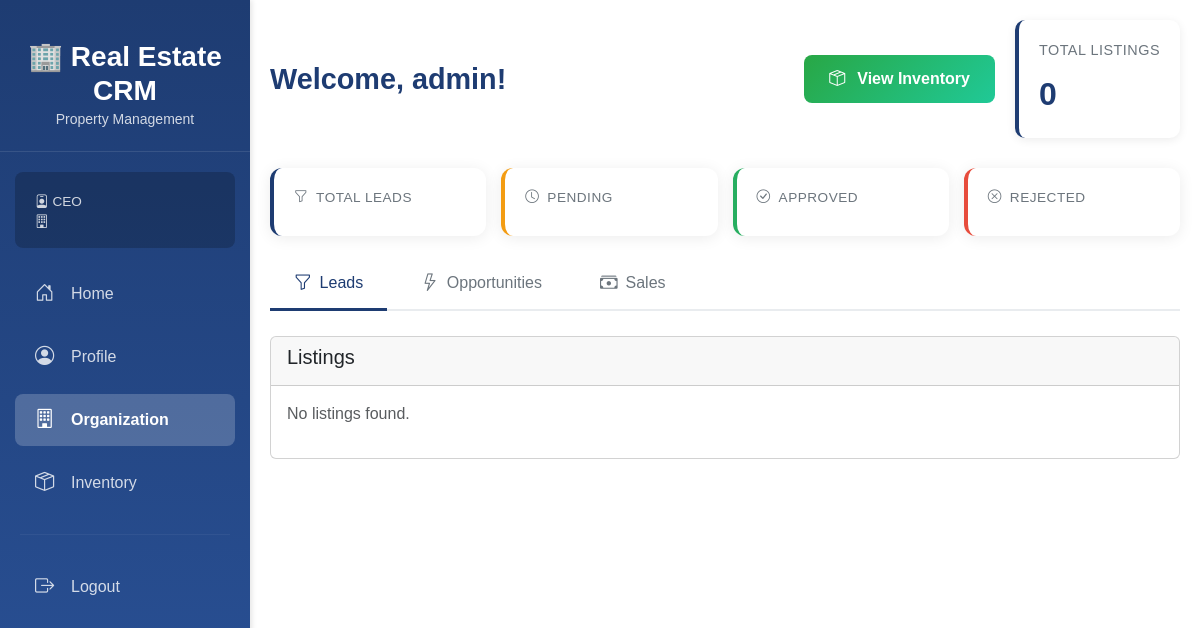
The page /dashboard/ceo/ (signed in) on the database as committed earlier.
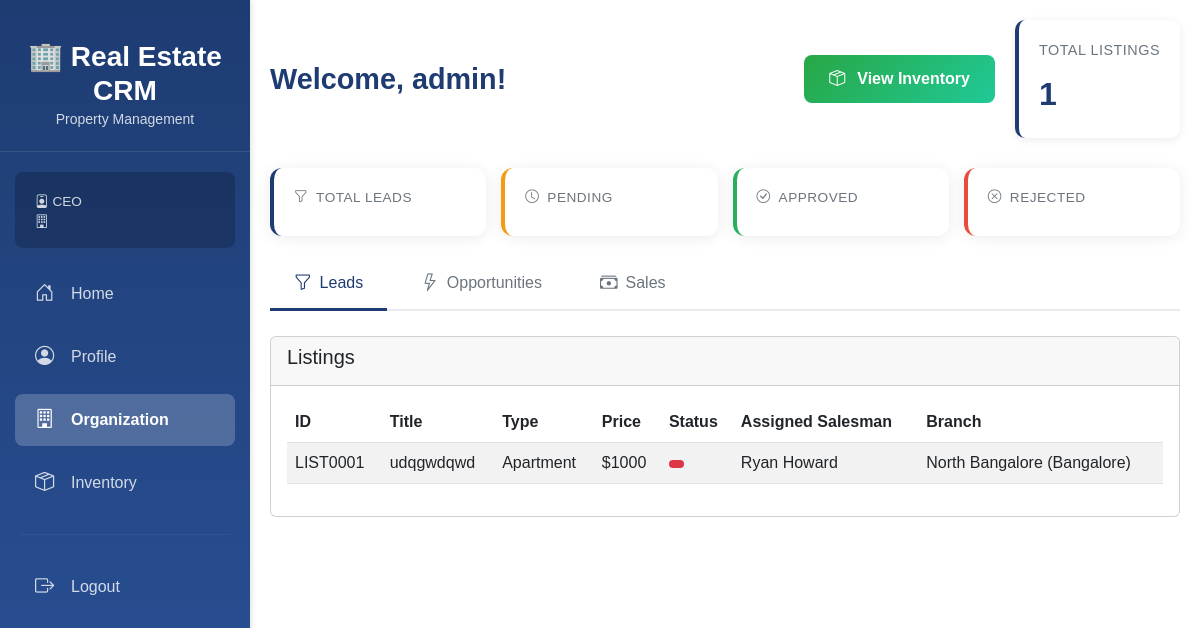
The same page on the database as committed later.
### accounts/models.py (models this page shows, shortened)
class User(AbstractUser):
    class Role(models.TextChoices):
        CEO = "CEO", "CEO",
        MANAGER = "Manager", "Manager",
        SALESMAN = "Salesman", "Salesman"
    role = models.CharField(
        max_length=20,
        choices=Role.choices,
        default=Role.SALESMAN
    )
    branch = models.ForeignKey(
        'org.Branch',
        on_delete=models.SET_NULL,
        null=True,
        blank=True,
        related_name='users'
    )
    manager = models.ForeignKey(
        'self',
        on_delete=models.SET_NULL,
        null=True,
        blank=True,
        limit_choices_to={'role': Role.MANAGER},
        related_name='salesmen'
    )

### inventory/models.py (models this page shows, shortened)
class Listing(models.Model):
    class typeChoices(models.TextChoices):
        VILLA = "Villa", "Villa"
        APARTMENT = "Apartment", "Apartment"
        WAREHOUSE = "Warehouse", "Warehouse"
        RETAIL_STORE = "Retail", "Retail Store"
        OFFICE_SPACE = "Office", "Office Space"
    class leadStatusChoices(models.TextChoices):
        PENDING = "Pending", "Pending Approval"
        REJECTED = "Rejected", "Rejected"
        APPROVED = "Approved", "Approved"
    class oppStatusChoices(models.TextChoices):
        PROSPECTING = "Prospecting", "Prospecting"
        NEGOTIATING = "Negotiating", "Negotiating"
        PENDING = "Pending", "Pending Approval"
        REJECTED = "Rejected", "Rejected"
        APPROVED = "Approved", "Approved"
    class saleStatusChoices(models.TextChoices):
        PROCESSING = "Processing", "Processing"
        CLOSED_WON = "ClosedW", "Closed Won"
        CLOSED_LOST = "ClosedL", "Closed Lost"
    id = models.CharField(max_length=10, primary_key=True)
    branch  = models.ForeignKey(
        'org.Branch',
        on_delete=models.CASCADE,
        related_name='listings'
    )
    type = models.TextField(
        choices=typeChoices.choices,
        default=typeChoices.VILLA)
    proposed_price = models.DecimalField(max_digits=12, decimal_places=2)
    title = models.CharField(max_length=200)
    address = models.TextField()
    city = models.CharField(max_length=100)
    lead_status = models.TextField(
        choices=leadStatusChoices.choices,
        default=leadStatusChoices.PENDING
    )
    lead_approved_by = models.ForeignKey(
        'accounts.User',
        on_delete=models.SET_NULL,
        null=True,
        blank=True,
        related_name='approved_leads'
    )
    lead_approved_at = models.DateTimeField(null=True, blank=True)
    opp_status = models.TextField(
        choices=oppStatusChoices.choices,
        null=True, blank=True
    )
    opp_approved_by = models.ForeignKey(
        'accounts.User',
        on_delete=models.SET_NULL,
        null=True,
        blank=True,
        related_name='approved_opportunities'
    )
    opp_approved_at = models.DateTimeField(null=True, blank=True)
    opp_price = models.DecimalField(max_digits=12, decimal_places=2, null=True, blank=True)
    sale_status = models.TextField(
        choices=saleStatusChoices.choices,
        null=True, blank=True
    )
    sale_closed_at = models.DateTimeField(null=True, blank=True)
    sale_price = models.DecimalField(max_digits=12, decimal_places=2, null=True, blank=True)
    created_at = models.DateTimeField(auto_now_add=True)
    updated_at = models.DateTimeField(auto_now=True)
    is_active = models.BooleanField(default=True)
    assigned_salesman = models.ForeignKey(
        'accounts.User',
        on_delete=models.SET_NULL,
        null=True,
        blank=True,
        related_name='assigned_salesmen',
        limit_choices_to={'role': 'Salesman'},
    )
    comments = models.CharField(null=True, max_length=100, blank=True)

### org/models.py (models this page shows, shortened)
class Branch(models.Model):
    id = models.CharField(max_length=5, primary_key=True)
    name  = models.CharField(max_length = 100)
    region = models.CharField(max_length = 100)
    address = models.TextField()
    is_active = models.BooleanField(default=True)
    class Meta:
        verbose_name = "Branch"
        verbose_name_plural = "Branches"

### dashboards/views.py (the view)
# urls.py: path('ceo/', views.ceo_dashboard, name='ceo_dashboard'),
@never_cache
@login_required
@user_passes_test(is_ceo)
def ceo_dashboard(request):
    listings = listings_visible_to(request.user)
    return render(request, 'dashboards/ceo_dashboard.html', {'listings': listings})

### dashboards/views.py (called while the page is built)
def is_ceo(user):
    return user.role == 'CEO'

### inventory/views.py (called while the page is built)
def listings_visible_to(user):
    if not user.is_authenticated:
        return Listing.objects.none()
    if user.role == 'Salesman':
        return Listing.objects.filter(
            branch=user.branch,
            assigned_salesman=user
        )
    elif user.role == 'Manager':
        return Listing.objects.filter(branch=user.branch)
    elif user.role == 'CEO':
        return Listing.objects.all()
    return Listing.objects.none()

### dashboards/templates/dashboards/ceo_dashboard.html (shortened to what this page needs)
{% extends 'dashboards/base_dashboard.html' %}
{% block content %}
{{ block.super }}
    <div class="card">
        <div class="card-header d-flex justify-content-between align-items-center">
            <h5>Listings</h5>
        </div>
        <div class="card-body">
            {% if listings %}
            <table class="table table-striped">
                <thead>
                    <tr>
                        <th>ID</th>
                        <th>Title</th>
                        <th>Type</th>
                        <th>Price</th>
                        <th>Status</th>
                        <th>Assigned Salesman</th>
                        <th>Branch</th>
                    </tr>
                </thead>
                <tbody>
                    {% for listing in listings %}
                    <tr>
                        <td>{{ listing.id }}</td>
                        <td>{{ listing.title }}</td>
                        <td>{{ listing.get_type_display }}</td>
                        <td>${{ listing.proposed_price|floatformat:0 }}</td>
                        <td>
                            <span class="badge bg-{% if listing.status == 'Approved' %}success{% elif listing.status == 'Pending GM Approval' %}warning{% else %}danger{% endif %}">
                            </span>
                        </td>
                        <td>{{ listing.assigned_salesman.get_full_name }}</td>
                        <td>{{ listing.branch.name }} ({{ listing.branch.region }})</td>
                    </tr>
                    {% endfor %}
                </tbody>
            </table>
            {% else %}
            <p class="text-muted">No listings found.</p>
            {% endif %}
        </div>
    </div>
</div>
{% endblock %}

### dashboards/templates/dashboards/base_dashboard.html (shortened to what this page needs)
{% extends 'base.html' %}
{% load static %}
{% block extra_css %}
<link rel="stylesheet" href="{% static 'css/dashboard.css' %}">
<link rel="stylesheet" href="{% static 'css/components.css' %}">
{% endblock %}
{% block content %}
<div class="dashboard-header">
    <h1 class="dashboard-welcome">Welcome, {{ user.get_full_name|default:user.username }}!</h1>
    <a href="{% url 'inventory:listing_list' %}" class="btn btn-success">
        <i class="bi bi-box-seam"></i> View Inventory
    </a>
    <div class="stats-overview-card">
        <div class="stats-title">Total Listings</div>
        <div class="stats-value">{{ listings|length }}</div>
    </div>
</div>
<div class="stats-group active" id="stats-leads">
    <div class="stats-card total">
        <div class="stats-label">
            <i class="bi bi-funnel"></i> Total Leads
        </div>
    </div>
    <div class="stats-card active">
        <div class="stats-label">
            <i class="bi bi-clock"></i> Pending
        </div>
    </div>
    <div class="stats-card approved">
        <div class="stats-label">
            <i class="bi bi-check-circle"></i> Approved
        </div>
    </div>
    <div class="stats-card rejected">
        <div class="stats-label">
            <i class="bi bi-x-circle"></i> Rejected
        </div>
    </div>
</div>
<div class="tab-menu">
    <button class="tab-button active" onclick="switchTab(event, 'leads')">
        <i class="bi bi-funnel"></i> Leads
    </button>
    <button class="tab-button" onclick="switchTab(event, 'opps')">
        <i class="bi bi-lightning"></i> Opportunities
    </button>
    <button class="tab-button" onclick="switchTab(event, 'sale')">
        <i class="bi bi-cash-stack"></i> Sales
    </button>
</div>
{% endblock %}

### templates/base.html (shortened to what this page needs)
{% load static %}
{% load compress %}
<!DOCTYPE html>
<html lang="en">
<head>
    <link rel="stylesheet" href="https://cdn.jsdelivr.net/npm/bootstrap@5.3.0/dist/css/bootstrap.min.css">
    <link rel="stylesheet" href="https://cdn.jsdelivr.net/npm/bootstrap-icons@1.11.0/font/bootstrap-icons.css">
    <link rel="stylesheet" href="https://cdn.datatables.net/1.13.8/css/jquery.dataTables.min.css">
    {% compress css %}
    <link rel="stylesheet" href="{% static 'css/base.css' %}">
    {% block extra_css %}{% endblock %}
    {% endcompress %}
</head>
<body class="{% block body_class %}{% endblock %}">
    <div class="sidebar">
        <div class="brand">
            <h3>🏢 Real Estate CRM</h3>
            <small>Property Management</small>
        </div>
        <div class="user-info">
            <div class="user-role">
                <i class="bi bi-person-badge"></i> {{ request.user.role }}
            </div>
            <div class="user-role">
                <i class="bi bi-building"></i> {{ request.user.branch.name }}
            </div>
        </div>
        <nav class="nav flex-column">
            <a class="nav-link {% if request.resolver_match.url_name == 'home' or request.resolver_match.url_name == 'salesman_home' or request.resolver_match.url_name == 'manager_home' %}active{% endif %}"
               href="{% if request.user.role == 'Salesman' %}{% url 'dashboards:salesman_home' %}{% elif request.user.role == 'Manager' %}{% url 'dashboards:manager_home' %}{% elif request.user.role == 'CEO' %}{% url 'dashboards:ceo_dashboard' %}{% else %}{% url 'accounts:profile' %}{% endif %}">
                <i class="bi bi-house-door"></i>
                <span>Home</span>
            </a>
            <a class="nav-link {% if 'profile' in request.resolver_match.url_name %}active{% endif %}"
               href="{% url 'accounts:profile' %}">
                <i class="bi bi-person-circle"></i>
                <span>Profile</span>
            </a>
            {% if request.user.role == 'Salesman' %}
            <a class="nav-link {% if 'salesman_dashboard' in request.resolver_match.url_name %}active{% endif %}"
               href="{% url 'dashboards:salesman_dashboard' %}">
                <i class="bi bi-clipboard-check"></i>
                <span>Pipeline</span>
            </a>
            {% elif request.user.role == 'Manager' %}
            <a class="nav-link {% if 'manager_dashboard' in request.resolver_match.url_name %}active{% endif %}"
               href="{% url 'dashboards:manager_dashboard' %}">
                <i class="bi bi-people"></i>
                <span>Team Pipeline</span>
            </a>
            {% elif request.user.role == 'CEO' %}
            <a class="nav-link {% if 'ceo_dashboard' in request.resolver_match.url_name %}active{% endif %}"
               href="{% url 'dashboards:ceo_dashboard' %}">
                <i class="bi bi-building"></i>
                <span>Organization</span>
            </a>
            {% endif %}
            <a class="nav-link {% if 'inventory' in request.resolver_match.url_name %}active{% endif %}"
               href="{% url 'inventory:listing_list' %}">
                <i class="bi bi-box-seam"></i>
                <span>Inventory</span>
            </a>
            <hr style="border-color: rgba(255,255,255,0.2); margin: 20px;">
            <a class="nav-link" href="{% url 'accounts:logout' %}"
               onclick="return confirm('Are you sure you want to logout?')">
                <i class="bi bi-box-arrow-right"></i>
                <span>Logout</span>
            </a>
        </nav>
    </div>
    <div class="main-content">
        {% block content %}
        {% endblock %}
</body>
</html>

### static/css/base.css (style rules this page uses)
body { font-family: Arial, sans-serif; }
.sidebar { position: fixed; top: 0; left: 0; height: 100vh; width: 250px; background: linear-gradient(180deg, #1e3c72 0%, #2a5298 100%); padding-top: 20px; box-shadow: 2px 0 5px rgba(0,0,0,0.1); z-index: 1000; overflow-y: auto; }
.sidebar .brand { padding: 20px; text-align: center; color: white; border-bottom: 1px solid rgba(255,255,255,0.1); margin-bottom: 20px; }
.sidebar .brand h3 { margin: 0; font-weight: bold; }
.sidebar .brand small { opacity: 0.8; }
.sidebar .nav-link { color: rgba(255,255,255,0.8); padding: 12px 20px; margin: 5px 15px; border-radius: 8px; transition: all 0.3s; display: flex; align-items: center; gap: 12px; }
.sidebar .nav-link.active { background: rgba(255,255,255,0.2); color: white; font-weight: bold; }
.sidebar .nav-link i { font-size: 1.2rem; width: 24px; }
.sidebar .user-info { padding: 15px 20px; background: rgba(0,0,0,0.2); margin: 15px; border-radius: 8px; color: white; }
.sidebar .user-info .user-role { font-size: 0.85rem; opacity: 0.8; }
.main-content { margin-left: 250px; padding: 20px; min-height: 100vh; background: white; }

### static/css/dashboard.css (style rules this page uses)
.dashboard-header { display: flex; align-items: center; gap: 20px; margin-bottom: 30px; flex-wrap: wrap; }
.dashboard-welcome { flex-grow: 1; margin: 0; font-size: 1.8rem; font-weight: 600; color: #1e3c72; }
.stats-overview-card { background: white; border-radius: 10px; box-shadow: 0 2px 10px rgba(0,0,0,0.08); padding: 20px; border-left: 4px solid #1e3c72; }
.stats-overview-card .stats-title { font-size: 0.9rem; color: #6c757d; text-transform: uppercase; letter-spacing: 0.5px; margin-bottom: 8px; }
.stats-overview-card .stats-value { font-size: 2rem; font-weight: 700; color: #1e3c72; margin: 0; }
.stats-group { display: none; gap: 15px; margin-bottom: 20px; animation: fadeIn 0.3s; }
.stats-group.active { display: flex; }
.stats-card { flex: 1; background: white; border-radius: 10px; padding: 20px; box-shadow: 0 2px 10px rgba(0,0,0,0.08); min-width: 200px; }
.stats-card .stats-label { font-size: 0.85rem; color: #6c757d; text-transform: uppercase; letter-spacing: 0.5px; margin-bottom: 8px; display: flex; align-items: center; gap: 8px; }
.stats-card.total, .stats-card.active, .stats-card.pending, .stats-card.approved, .stats-card.won, .stats-card.rejected, .stats-card.lost { border-top: none; }
.stats-card { background: white; border-radius: 10px; padding: 20px; box-shadow: 0 2px 10px rgba(0,0,0,0.08); }
.stats-card.total { border-left: 4px solid #1e3c72; }
.stats-card.pending, .stats-card.active { border-left: 4px solid #f39c12; }
.stats-card.approved, .stats-card.won { border-left: 4px solid #27ae60; }
.stats-card.rejected, .stats-card.lost { border-left: 4px solid #e74c3c; }
.tab-menu { display: flex; gap: 10px; margin-bottom: 25px; border-bottom: 2px solid #e9ecef; padding-bottom: 0; }
.tab-button { padding: 12px 24px; border: none; background: transparent; cursor: pointer; font-weight: 500; color: #6c757d; border-bottom: 3px solid transparent; transition: all 0.3s; position: relative; bottom: -2px; display: inline-flex; align-items: center; gap: 8px; }
.tab-button.active { color: #1e3c72; border-bottom-color: #1e3c72; background: transparent; }
.tab-button i { font-size: 1.1rem; }

### static/css/components.css (style rules this page uses)
.btn { display: inline-flex; align-items: center; gap: 12px; }
.stats-card { border: none; border-radius: 12px; box-shadow: 0 2px 15px rgba(0, 0, 0, 0.08); transition: all 0.3s; overflow: hidden; }
.stats-card.total { border-left: 4px solid #1e3c72; }
.page-header-actions .btn-success, .navbar-top .btn-success, .dashboard-header .btn-success, .actions-container .btn-success { background: linear-gradient(135deg, #28a745 0%, #20c997 100%); border: none; padding: 12px 25px; border-radius: 8px; font-weight: 600; transition: all 0.3s; }

Rows that differ between the two databases and show on the page:
added Listing: id "LIST0001", title "udqgwdqwd", type "Apartment", proposed_price "1000", assigned_salesman.get_full_name "Ryan Howard", branch.name "North Bangalore", branch.region "Bangalore"
Other text that changed with them:
{{ listings|length }}: "0" → "1"
text no longer shown: "No listings found."
text now shown: "ID Title Type Price Status Assigned Salesman Branch"
